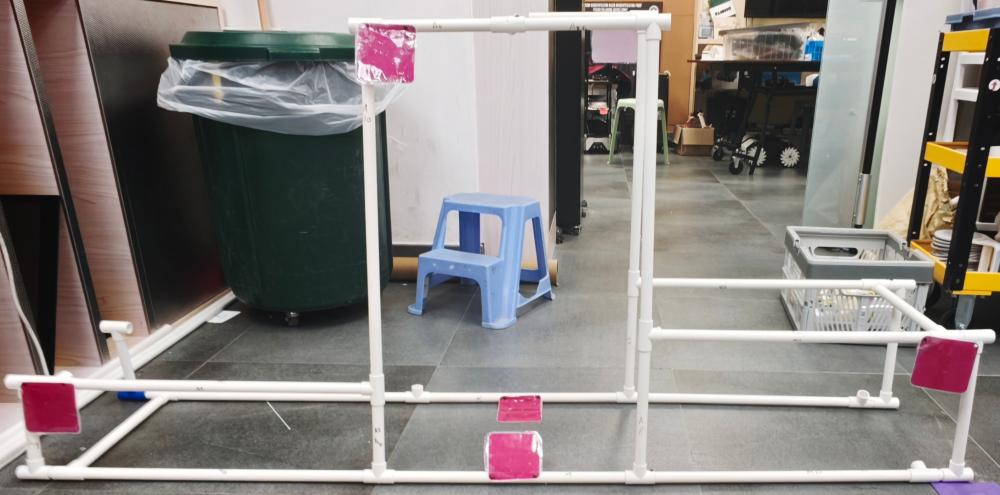
#> input picture coral test/water_under3.jpg, 1000 x 495 px
$ python 'test3(backup).py'
#> lines starting #> are read from the running program, lines starting #| are printed output that depends on the picture; after the words box and inside, x2 and y2 are one past the last pixel; in counts of white or black regions, pixels touching at a corner belong together
import cv2
import numpy as np

# ---------------------- 针对你这张图的调优参数 ----------------------
img_path = "water_under3.jpg"  # 替换成你的图片路径
# 自适应阈值参数（适配水下蓝绿色调）
block_size = 15
C = 5
# 形态学核大小（提取水平/垂直线条）
horizontal_kernel_size = 30
vertical_kernel_size = 30
# 霍夫线参数（针对框架线条优化）
rho = 1
theta = np.pi / 180
threshold = 128
min_line_length = 80
max_line_gap = 15
# ROI区域（只检测中间部分，过滤池底/顶部干扰）
roi_x1, roi_y1 = int(1332*0.01), int(960*0.01)
roi_x2, roi_y2 = int(1332*0.99), int(960*0.99)
# -------------------------------------------------------------------

def underwater_frame_optimized(img_path):
    # 读取图像
#> called with img_path = 'water_under3.jpg'
    img = cv2.imread(img_path)
#> img is the input picture: shape (495, 1000, 3); mean B, G, R 126.3, 129, 135
    if img is None:
        print("图片读取失败！")
        return
    draw_img = img.copy()
    gray = cv2.cvtColor(img, cv2.COLOR_BGR2GRAY)
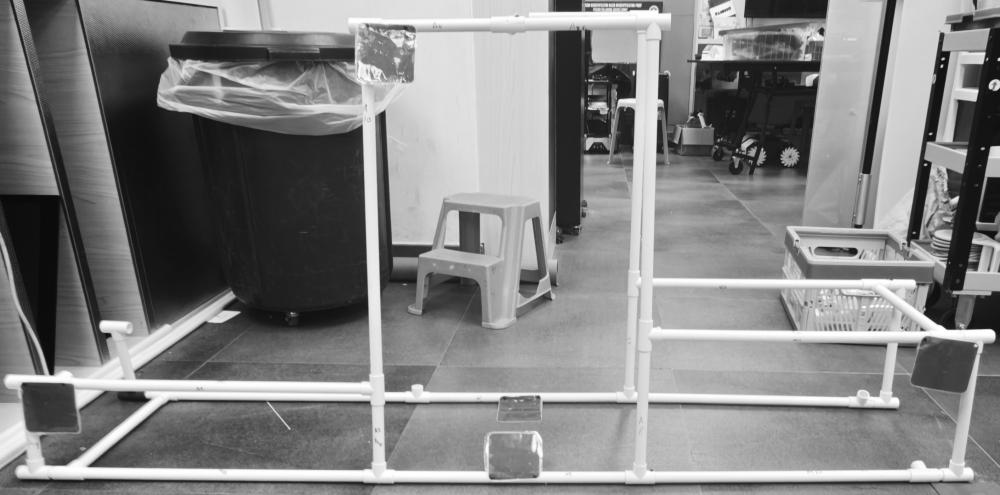
#> gray: shape (495, 1000); min 1, max 255, mean 130.5

    # --- 1. 自适应阈值分割，比固定HSV更抗水下光线干扰 ---
    binary = cv2.adaptiveThreshold(
        gray, 255, cv2.ADAPTIVE_THRESH_GAUSSIAN_C, cv2.THRESH_BINARY_INV,
        block_size, C
    )
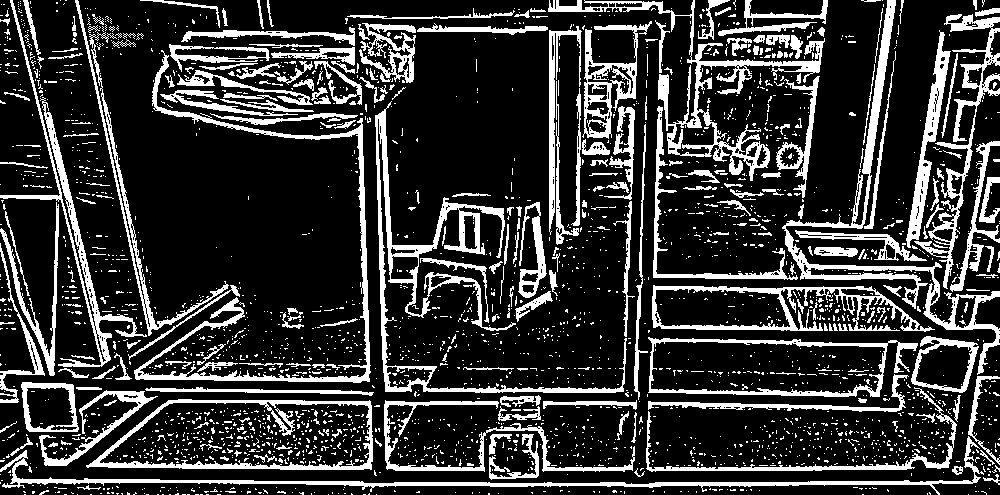
#> binary: shape (495, 1000); 20.8% white; 2724 white regions (2466 under 20 px), largest, box (x1, y1, x2, y2) and area: (375, 101, 627, 393) 6095, (782, 0, 1000, 375) 5295, (548, 0, 825, 181) 5162

    # --- 2. 形态学操作：分别提取水平和垂直线条 ---
    # 水平线核
    horizontal_kernel = np.ones((1, horizontal_kernel_size), np.uint8)
    horizontal_lines = cv2.morphologyEx(binary, cv2.MORPH_OPEN, horizontal_kernel)
#> horizontal_lines: shape (495, 1000); 4.6% white; 91 white regions (1 under 20 px), largest, box (x1, y1, x2, y2) and area: (12, 479, 978, 487) 3478, (87, 463, 373, 470) 1053, (136, 375, 371, 382) 948
    # 垂直线核
    vertical_kernel = np.ones((vertical_kernel_size, 1), np.uint8)
    vertical_lines = cv2.morphologyEx(binary, cv2.MORPH_OPEN, vertical_kernel)
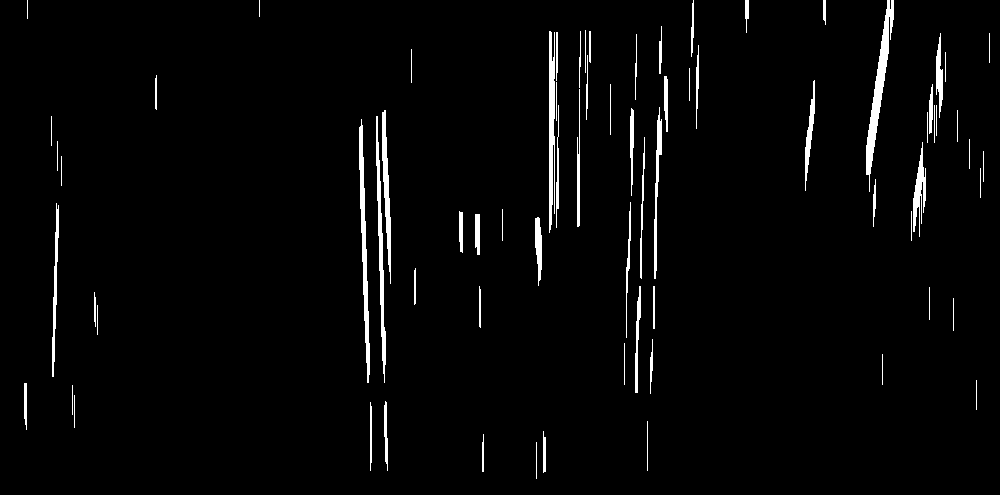
#> vertical_lines: shape (495, 1000); 2.7% white; 74 white regions (2 under 20 px), largest, box (x1, y1, x2, y2) and area: (866, 0, 894, 192) 1405, (359, 119, 370, 383) 1090, (549, 31, 555, 233) 989
    # 合并水平+垂直线条
    frame_mask = cv2.bitwise_or(horizontal_lines, vertical_lines)
#> frame_mask: shape (495, 1000); 7.2% white; 132 white regions (3 under 20 px), largest, box (x1, y1, x2, y2) and area: (12, 479, 978, 487) 3478, (136, 119, 371, 383) 2032, (87, 400, 373, 471) 1817

    # --- 3. 只保留ROI区域，过滤池底反光/顶部干扰 ---
    roi_mask = np.zeros_like(frame_mask)
    roi_mask[roi_y1:roi_y2, roi_x1:roi_x2] = 255
    frame_mask = cv2.bitwise_and(frame_mask, roi_mask)
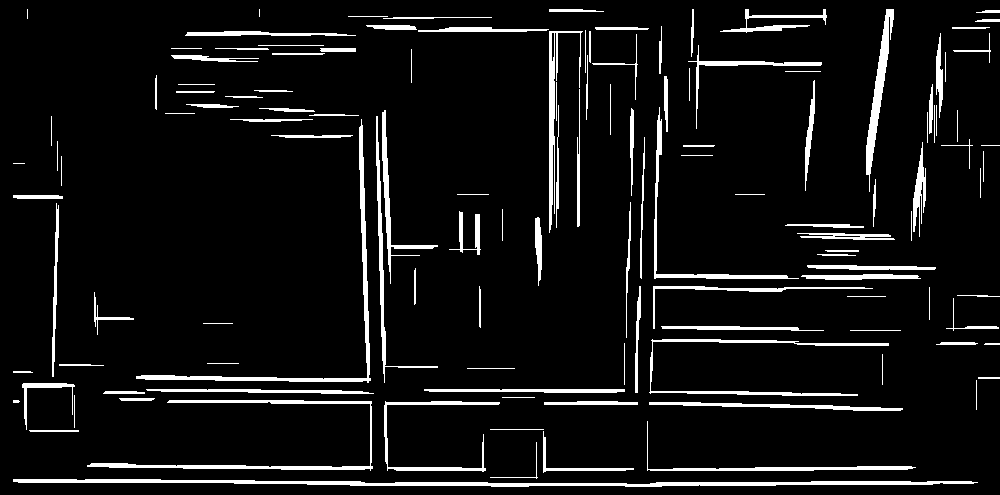
#> frame_mask: shape (495, 1000); 7.1% white; 130 white regions (5 under 20 px), largest, box (x1, y1, x2, y2) and area: (13, 479, 978, 487) 3477, (136, 119, 371, 383) 2032, (87, 400, 373, 471) 1817

    # --- 4. 边缘检测+霍夫线变换，提取框架线条 ---
    edges = cv2.Canny(frame_mask, 50, 150, apertureSize=3)
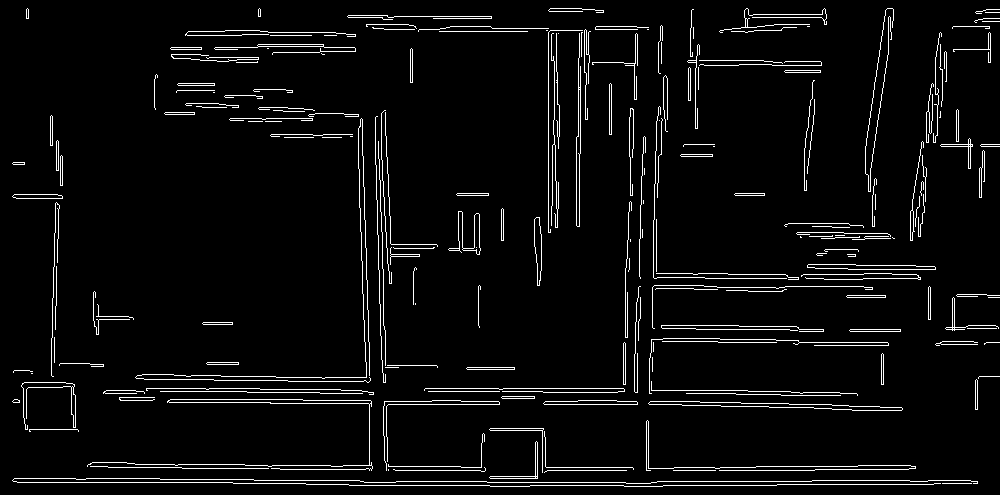
#> edges: shape (495, 1000); 4.6% white in thin lines or dots
    lines = cv2.HoughLinesP(
        edges, rho, theta, threshold,
        minLineLength=min_line_length, maxLineGap=max_line_gap
    )
#> lines = 47 rows, first 6: [487, 482, 625, 482], [673, 470, 814, 470], [349, 485, 489, 485], [146, 388, 259, 388], [544, 404, 681, 404], [674, 467, 755, 467]

    # 绘制检测到的线条（红色）
    if lines is not None:
        for line in lines:
            x1, y1, x2, y2 = line[0]
            cv2.line(draw_img, (x1, y1), (x2, y2), (0, 0, 255), 3)
#> this loop made 47 passes
#> (x1, y1, x2, y2) on passes 1 to 12: (487, 482, 625, 482), (673, 470, 814, 470), (349, 485, 489, 485), (146, 388, 259, 388), (544, 404, 681, 404), (674, 467, 755, 467), (657, 481, 811, 481), (812, 480, 909, 480), (428, 391, 542, 391), (372, 466, 460, 466), (195, 464, 308, 465), (193, 479, 306, 480)
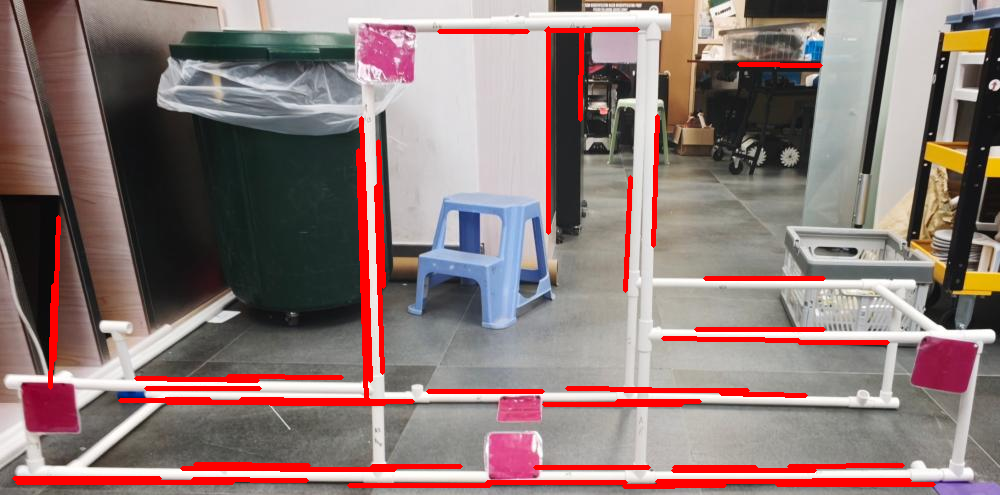
#> draw_img: shape (495, 1000, 3); 5.68% of pixels changed, all inside (x1, y1, x2, y2) = (12, 26, 936, 489)

    # --- 5. 轮廓法补全粗线条/框架边缘 ---
    contours, _ = cv2.findContours(frame_mask, cv2.RETR_EXTERNAL, cv2.CHAIN_APPROX_SIMPLE)
#> contours = 130 contours, 48 with area under 20; largest, box (x1, y1, x2, y2) and area: (13, 479, 978, 487) 2511, (136, 119, 371, 383) 1536, (87, 400, 373, 471) 1262, (866, 9, 894, 192) 1140, (649, 339, 889, 396) 856
    for cnt in contours:
        area = cv2.contourArea(cnt)
        if 100 < area < 5000:  # 过滤过小/过大的轮廓（池底反光会很大）
            x, y, w, h = cv2.boundingRect(cnt)
            aspect_ratio = max(w, h) / (min(w, h) + 1e-6)
            if aspect_ratio > 3:  # 只保留长宽比>3的细长线条
                cv2.drawContours(draw_img, [cnt], -1, (0, 0, 255), 2)
#> this loop made 130 passes
#> (area, x, y, w, h, aspect_ratio) on passes 1, 3, 6, 7, 8, 9, 10, 16, 17, 18, 29, 31: (2511, 13, 479, 965, 8, 120.6), (238.5, 543, 431, 91, 42, 2.17), (610, 647, 421, 269, 50, 5.38), (625.5, 649, 402, 254, 9, 28.22), (227, 544, 401, 94, 4, 23.5), (661, 384, 401, 116, 71, 1.63), (1262.5, 87, 400, 286, 71, 4.03), (466.5, 424, 389, 201, 4, 50.25), (457, 146, 389, 228, 5, 45.6), (258, 22, 383, 53, 47, 1.13), (855.5, 649, 339, 240, 57, 4.21), (323, 661, 326, 163, 5, 32.6)
#> area on passes 12, 15, 23, 28, 33, 40: 65, 72.5, 31.5, 70, 65.5, 38
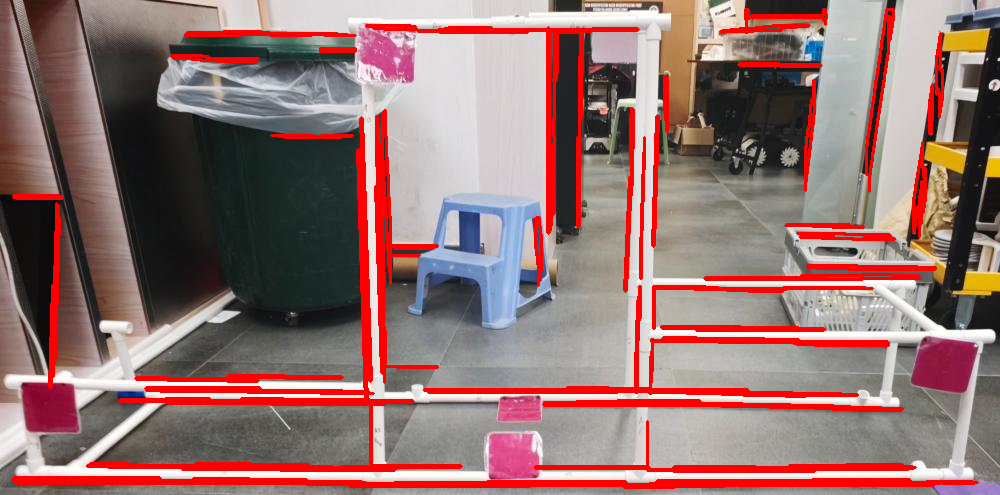
#> draw_img: shape (495, 1000, 3); 4.74% of pixels changed, all inside (x1, y1, x2, y2) = (12, 8, 979, 488)

    # 显示和保存结果
    cv2.imshow("原始图", img)
    cv2.imshow("水平+垂直线条mask", frame_mask)
    cv2.imshow("最终识别结果", draw_img)
    cv2.imwrite("optimized_frame_result.jpg", draw_img)
    print("优化版识别完成！结果已保存")

    cv2.waitKey(0)
    cv2.destroyAllWindows()

if __name__ == "__main__":
    underwater_frame_optimized(img_path)

$ run again, with coral test/coral_back.jpg copied over coral test/water_under3.jpg
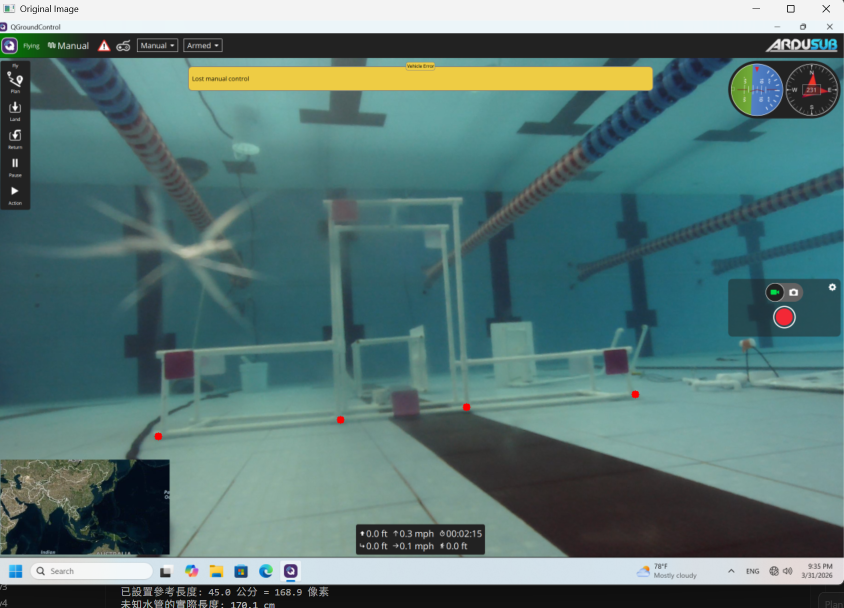
#> input picture coral test/coral_back.jpg, 1687 x 1216 px (shown at 1/2 size)
#> in underwater_frame_optimized, img is the input picture: shape (1216, 1687, 3); mean B, G, R 116.5, 118.1, 88.9
#> in underwater_frame_optimized, `binary = cv2.adaptiveThreshold( gray, 255, cv2.ADAPTIVE_THRESH_GAUSSIA..`:
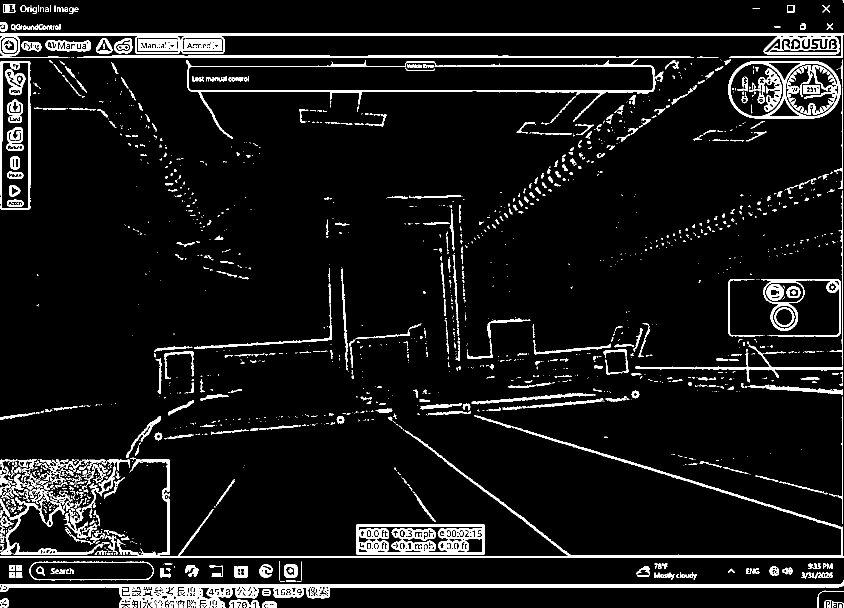
#> binary: shape (1216, 1687) (shown at 1/2 size); 7.5% white; 1834 white regions (1247 under 20 px), largest, box (x1, y1, x2, y2) and area: (0, 1160, 1687, 1216) 16653, (0, 66, 1687, 116) 14541, (0, 830, 1687, 1116) 10803
#> horizontal_lines: shape (1216, 1687); 2.8% white; 107 white regions (1 under 20 px), largest, box (x1, y1, x2, y2) and area: (0, 1169, 1687, 1178) 9793, (0, 67, 1687, 76) 9098, (155, 111, 1388, 116) 5443
#> vertical_lines: shape (1216, 1687); 0.44% white; 59 white regions (3 under 20 px), largest, box (x1, y1, x2, y2) and area: (56, 123, 61, 420) 1131, (1, 123, 5, 420) 960, (1684, 382, 1686, 731) 518
#> edges: shape (1216, 1687); 0.79% white in thin lines or dots, all inside (x1, y1, x2, y2) = (12, 66, 1318, 950)
#> lines = 27 rows, first 6: [14, 66, 1316, 66], [154, 115, 1317, 115], [444, 71, 1317, 71], [226, 110, 659, 110], [730, 179, 979, 179], [729, 182, 978, 182]
#> the loop in underwater_frame_optimized, `for line in lines:` made 27 passes
#> contours = 60 contours, 20 with area under 20; largest, box (x1, y1, x2, y2) and area: (13, 67, 1318, 108) 11282, (155, 111, 1318, 116) 4042, (380, 135, 1308, 186) 2074, (13, 122, 62, 420) 1034, (870, 129, 1307, 134) 1018
#> the loop in underwater_frame_optimized, `for cnt in contours:` made 60 passes
#> (area, x, y, w, h, aspect_ratio) on passes 1, 4, 8, 9, 12, 14, 16, 23: (119.5, 215, 920, 45, 4, 11.25), (258.5, 274, 919, 67, 31, 2.16), (235, 842, 810, 63, 6, 10.5), (345, 1063, 802, 140, 11, 12.73), (743.5, 944, 788, 248, 18, 13.78), (125, 1271, 734, 47, 4, 11.75), (121, 319, 718, 3, 71, 23.67), (333, 1070, 694, 152, 12, 12.67)
#> after the loop in underwater_frame_optimized, `for cnt in contours:`:
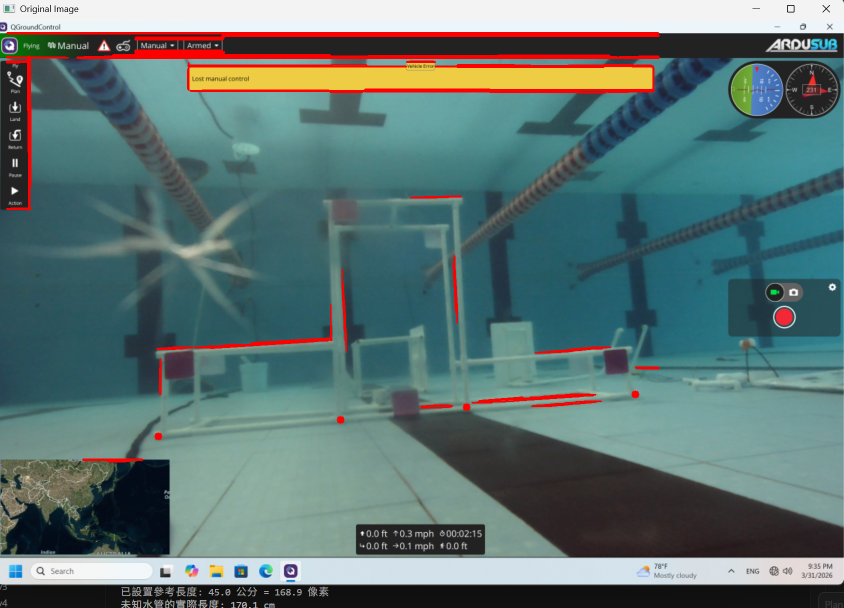
#> draw_img: shape (1216, 1687, 3) (shown at 1/2 size); mean B, G, R 114.3, 115.7, 93
